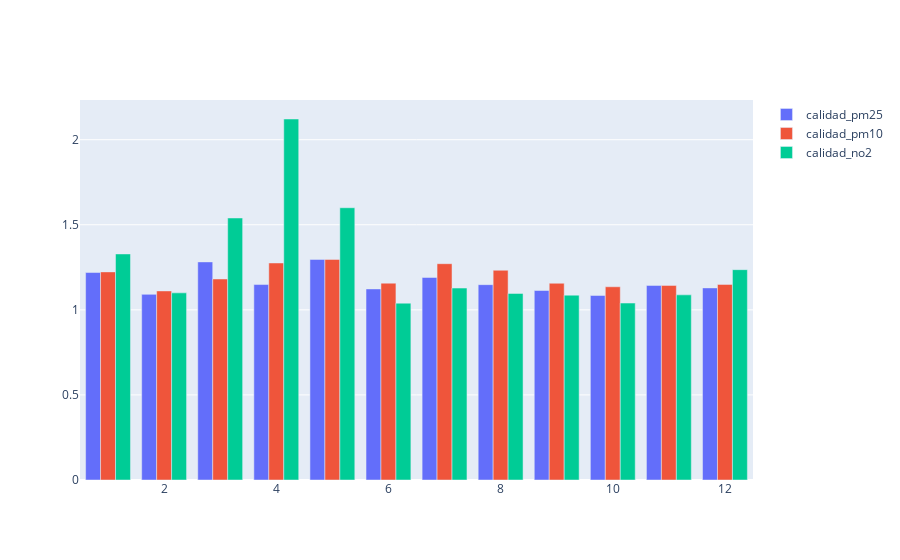

Notebook code for this chart:
### Code cell
import plotly.graph_objects as go

animals=['giraffes', 'orangutans', 'monkeys']

fig = go.Figure(data=[
    go.Bar(name='calidad_pm25', x=d_mensual.index, y=d_mensual['calidad_pm25']),
    go.Bar(name='calidad_pm10', x=d_mensual.index, y=d_mensual['calidad_pm10']),
    go.Bar(name='calidad_no2', x=d_mensual.index, y=d_mensual['calidad_no2'])
])

# Change the bar mode
fig.update_layout(barmode='group')
fig.show()

### Figure 1 — Plotly figure (JSON) as saved in the notebook; plotly's stock layout.template omitted (floating-point values rounded to 4 significant figures)
{"data": [{"name": "calidad_pm25", "type": "bar", "x": [1, 2, 3, 4, 5, 6, 7, 8, 9, 10, 11, 12], "y": [1.219, 1.091, 1.282, 1.149, 1.296, 1.123, 1.19, 1.148, 1.114, 1.085, 1.144, 1.129]}, {"name": "calidad_pm10", "type": "bar", "x": [1, 2, 3, 4, 5, 6, 7, 8, 9, 10, 11, 12], "y": [1.223, 1.111, 1.181, 1.276, 1.297, 1.157, 1.271, 1.233, 1.156, 1.136, 1.144, 1.15]}, {"name": "calidad_no2", "type": "bar", "x": [1, 2, 3, 4, 5, 6, 7, 8, 9, 10, 11, 12], "y": [1.329, 1.1, 1.54, 2.122, 1.6, 1.039, 1.128, 1.096, 1.086, 1.04, 1.088, 1.236]}], "layout": {"barmode": "group"}}
